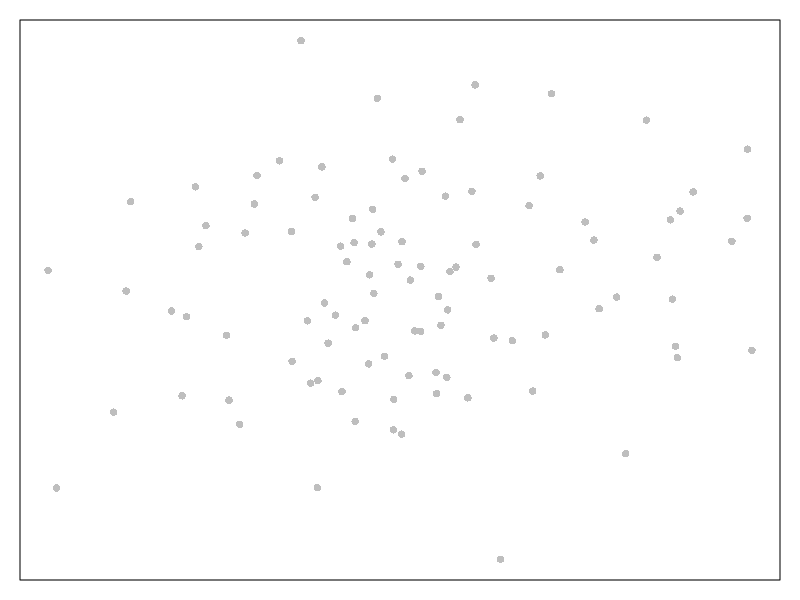

R code for this plot: (Note: this script raises an error after producing the figure.)
library(gplots)



par(mar=rep(1, 4))
plot(rnorm(100), rnorm(100), pch=16, col="gray",
     ann=FALSE, axes=FALSE)
box()

corner.label("top-left", x=-1, y=1)

smartlegend(x="right", y="top", 
            legend="top-right", pch=16, 
            col="gray", bg="white")

text(grconvertX(1, "npc"), grconvertY(0, "npc"), 
     adj=c(1, 0), labels="bottom-right")
